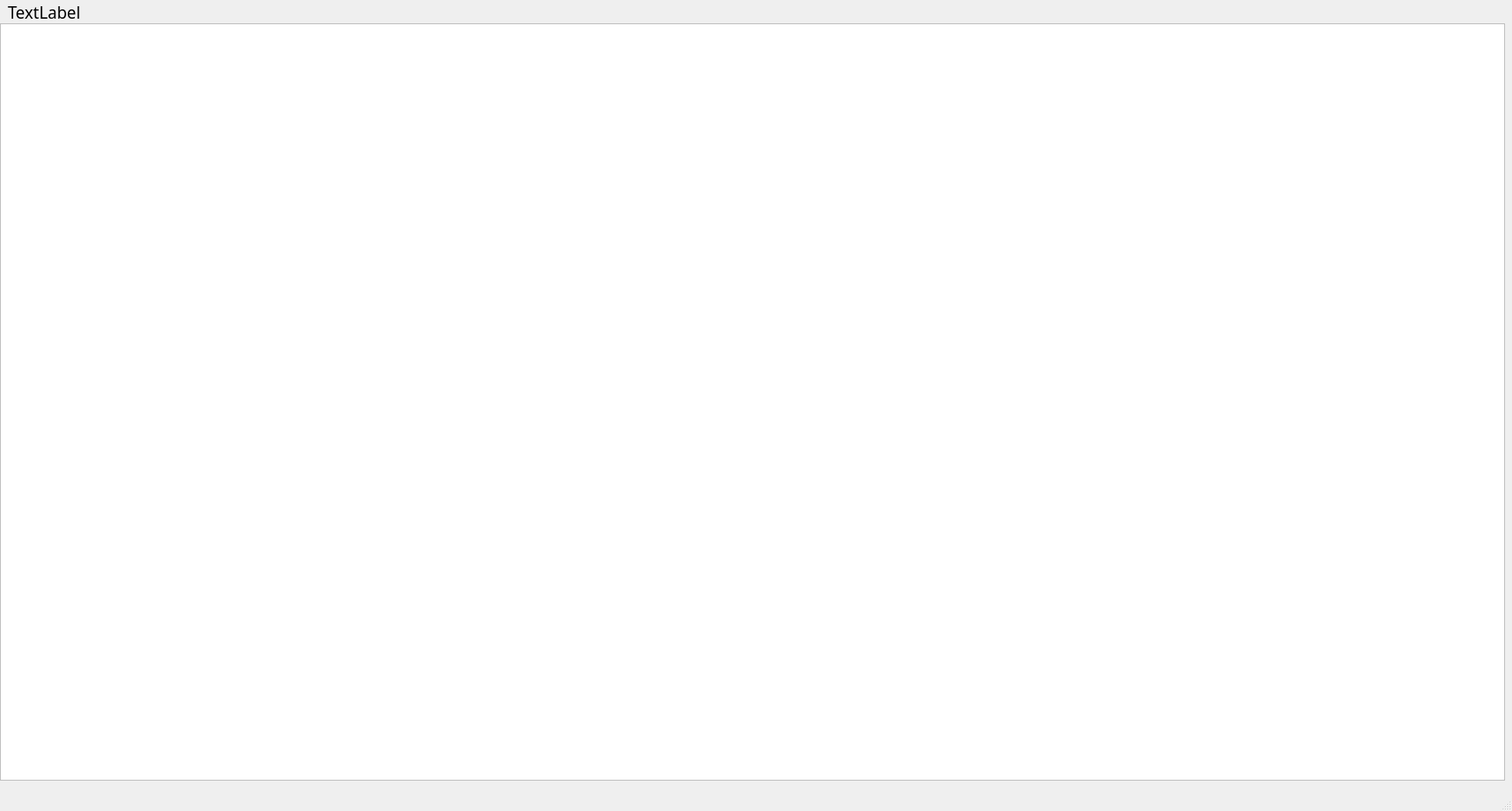
<?xml version="1.0" encoding="UTF-8"?>
<ui version="4.0">
 <class>MainWindow</class>
 <widget class="QMainWindow" name="MainWindow">
  <property name="geometry">
   <rect>
    <x>0</x>
    <y>0</y>
    <width>1940</width>
    <height>1040</height>
   </rect>
  </property>
  <property name="windowTitle">
   <string>SHOP</string>
  </property>
  <widget class="QWidget" name="centralwidget">
   <widget class="QLabel" name="label">
    <property name="geometry">
     <rect>
      <x>10</x>
      <y>0</y>
      <width>181</width>
      <height>31</height>
     </rect>
    </property>
    <property name="font">
     <font>
      <family>標楷體</family>
      <pointsize>16</pointsize>
     </font>
    </property>
    <property name="text">
     <string>TextLabel</string>
    </property>
    <property name="alignment">
     <set>Qt::AlignLeading|Qt::AlignLeft|Qt::AlignVCenter</set>
    </property>
   </widget>
   <widget class="QTableWidget" name="tableWidget">
    <property name="geometry">
     <rect>
      <x>0</x>
      <y>30</y>
      <width>1931</width>
      <height>971</height>
     </rect>
    </property>
   </widget>
  </widget>
  <widget class="QMenuBar" name="menubar">
   <property name="geometry">
    <rect>
     <x>0</x>
     <y>0</y>
     <width>1940</width>
     <height>21</height>
    </rect>
   </property>
  </widget>
  <widget class="QStatusBar" name="statusbar"/>
 </widget>
 <resources/>
 <connections/>
</ui>
